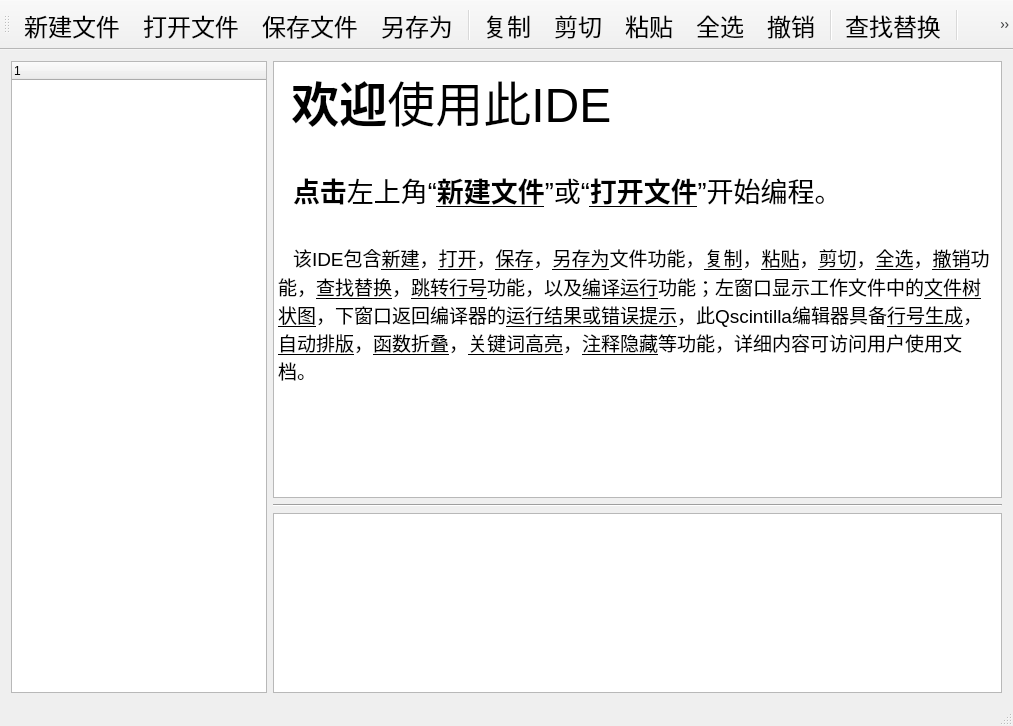
<?xml version="1.0" encoding="UTF-8"?>
<ui version="4.0">
 <class>MainWindow</class>
 <widget class="QMainWindow" name="MainWindow">
  <property name="geometry">
   <rect>
    <x>0</x>
    <y>0</y>
    <width>1013</width>
    <height>726</height>
   </rect>
  </property>
  <property name="windowTitle">
   <string>NCNDIDE</string>
  </property>
  <widget class="QWidget" name="centralWidget">
   <layout class="QGridLayout" name="gridLayout">
    <item row="1" column="1">
     <widget class="Line" name="line">
      <property name="orientation">
       <enum>Qt::Horizontal</enum>
      </property>
     </widget>
    </item>
    <item row="0" column="1">
     <widget class="QTextBrowser" name="WelcomeBrowser">
      <property name="html">
       <string>&lt;!DOCTYPE HTML PUBLIC &quot;-//W3C//DTD HTML 4.0//EN&quot; &quot;http://www.w3.org/TR/REC-html40/strict.dtd&quot;&gt;
&lt;html&gt;&lt;head&gt;&lt;meta name=&quot;qrichtext&quot; content=&quot;1&quot; /&gt;&lt;style type=&quot;text/css&quot;&gt;
p, li { white-space: pre-wrap; }
&lt;/style&gt;&lt;/head&gt;&lt;body style=&quot; font-family:'SimSun'; font-size:9pt; font-weight:400; font-style:normal;&quot;&gt;
&lt;p style=&quot; margin-top:0px; margin-bottom:0px; margin-left:0px; margin-right:0px; -qt-block-indent:0; text-indent:0px;&quot;&gt;&lt;span style=&quot; font-size:36pt; font-weight:600; color:#000000;&quot;&gt; 欢迎&lt;/span&gt;&lt;span style=&quot; font-size:36pt; color:#000000;&quot;&gt;使用此IDE&lt;/span&gt;&lt;/p&gt;
&lt;p style=&quot; margin-top:0px; margin-bottom:0px; margin-left:0px; margin-right:0px; -qt-block-indent:0; text-indent:0px;&quot;&gt;&lt;span style=&quot; font-size:22pt; color:#000000;&quot;&gt; &lt;/span&gt;&lt;/p&gt;
&lt;p style=&quot; margin-top:0px; margin-bottom:0px; margin-left:0px; margin-right:0px; -qt-block-indent:0; text-indent:0px;&quot;&gt;&lt;span style=&quot; font-size:20pt; color:#000000;&quot;&gt;  &lt;/span&gt;&lt;span style=&quot; font-size:20pt; font-weight:600; color:#000000;&quot;&gt;点击&lt;/span&gt;&lt;span style=&quot; font-size:20pt; color:#000000;&quot;&gt;左上角“&lt;/span&gt;&lt;span style=&quot; font-size:20pt; font-weight:600; text-decoration: underline; color:#000000;&quot;&gt;新建文件&lt;/span&gt;&lt;span style=&quot; font-size:20pt; color:#000000;&quot;&gt;”或“&lt;/span&gt;&lt;span style=&quot; font-size:20pt; font-weight:600; text-decoration: underline; color:#000000;&quot;&gt;打开文件&lt;/span&gt;&lt;span style=&quot; font-size:20pt; color:#000000;&quot;&gt;”开始编程。&lt;/span&gt;&lt;/p&gt;
&lt;p style=&quot; margin-top:0px; margin-bottom:0px; margin-left:0px; margin-right:0px; -qt-block-indent:0; text-indent:0px;&quot;&gt;&lt;span style=&quot; font-size:20pt; color:#000000;&quot;&gt;  &lt;/span&gt;&lt;/p&gt;
&lt;p style=&quot; margin-top:0px; margin-bottom:0px; margin-left:0px; margin-right:0px; -qt-block-indent:0; text-indent:0px;&quot;&gt;&lt;span style=&quot; font-size:20pt; color:#000000;&quot;&gt;  &lt;/span&gt;&lt;span style=&quot; font-size:14pt; color:#000000;&quot;&gt;该IDE包含&lt;/span&gt;&lt;span style=&quot; font-size:14pt; text-decoration: underline; color:#000000;&quot;&gt;新建&lt;/span&gt;&lt;span style=&quot; font-size:14pt; color:#000000;&quot;&gt;，&lt;/span&gt;&lt;span style=&quot; font-size:14pt; text-decoration: underline; color:#000000;&quot;&gt;打开&lt;/span&gt;&lt;span style=&quot; font-size:14pt; color:#000000;&quot;&gt;，&lt;/span&gt;&lt;span style=&quot; font-size:14pt; text-decoration: underline; color:#000000;&quot;&gt;保存&lt;/span&gt;&lt;span style=&quot; font-size:14pt; color:#000000;&quot;&gt;，&lt;/span&gt;&lt;span style=&quot; font-size:14pt; text-decoration: underline; color:#000000;&quot;&gt;另存为&lt;/span&gt;&lt;span style=&quot; font-size:14pt; color:#000000;&quot;&gt;文件功能，&lt;/span&gt;&lt;span style=&quot; font-size:14pt; text-decoration: underline; color:#000000;&quot;&gt;复制&lt;/span&gt;&lt;span style=&quot; font-size:14pt; color:#000000;&quot;&gt;，&lt;/span&gt;&lt;span style=&quot; font-size:14pt; text-decoration: underline; color:#000000;&quot;&gt;粘贴&lt;/span&gt;&lt;span style=&quot; font-size:14pt; color:#000000;&quot;&gt;，&lt;/span&gt;&lt;span style=&quot; font-size:14pt; text-decoration: underline; color:#000000;&quot;&gt;剪切&lt;/span&gt;&lt;span style=&quot; font-size:14pt; color:#000000;&quot;&gt;，&lt;/span&gt;&lt;span style=&quot; font-size:14pt; text-decoration: underline; color:#000000;&quot;&gt;全选&lt;/span&gt;&lt;span style=&quot; font-size:14pt; color:#000000;&quot;&gt;，&lt;/span&gt;&lt;span style=&quot; font-size:14pt; text-decoration: underline; color:#000000;&quot;&gt;撤销&lt;/span&gt;&lt;span style=&quot; font-size:14pt; color:#000000;&quot;&gt;功能，&lt;/span&gt;&lt;span style=&quot; font-size:14pt; text-decoration: underline; color:#000000;&quot;&gt;查找替换&lt;/span&gt;&lt;span style=&quot; font-size:14pt; color:#000000;&quot;&gt;，&lt;/span&gt;&lt;span style=&quot; font-size:14pt; text-decoration: underline; color:#000000;&quot;&gt;跳转行号&lt;/span&gt;&lt;span style=&quot; font-size:14pt; color:#000000;&quot;&gt;功能，以及&lt;/span&gt;&lt;span style=&quot; font-size:14pt; text-decoration: underline; color:#000000;&quot;&gt;编译运行&lt;/span&gt;&lt;span style=&quot; font-size:14pt; color:#000000;&quot;&gt;功能；左窗口显示工作文件中的&lt;/span&gt;&lt;span style=&quot; font-size:14pt; text-decoration: underline; color:#000000;&quot;&gt;文件树状图&lt;/span&gt;&lt;span style=&quot; font-size:14pt; color:#000000;&quot;&gt;，下窗口返回编译器的&lt;/span&gt;&lt;span style=&quot; font-size:14pt; text-decoration: underline; color:#000000;&quot;&gt;运行结果或错误提示&lt;/span&gt;&lt;span style=&quot; font-size:14pt; color:#000000;&quot;&gt;，此Qscintilla编辑器具备&lt;/span&gt;&lt;span style=&quot; font-size:14pt; text-decoration: underline; color:#000000;&quot;&gt;行号生成&lt;/span&gt;&lt;span style=&quot; font-size:14pt; color:#000000;&quot;&gt;，&lt;/span&gt;&lt;span style=&quot; font-size:14pt; text-decoration: underline; color:#000000;&quot;&gt;自动排版&lt;/span&gt;&lt;span style=&quot; font-size:14pt; color:#000000;&quot;&gt;，&lt;/span&gt;&lt;span style=&quot; font-size:14pt; text-decoration: underline; color:#000000;&quot;&gt;函数折叠&lt;/span&gt;&lt;span style=&quot; font-size:14pt; color:#000000;&quot;&gt;，&lt;/span&gt;&lt;span style=&quot; font-size:14pt; text-decoration: underline; color:#000000;&quot;&gt;关键词高亮&lt;/span&gt;&lt;span style=&quot; font-size:14pt; color:#000000;&quot;&gt;，&lt;/span&gt;&lt;span style=&quot; font-size:14pt; text-decoration: underline; color:#000000;&quot;&gt;注释隐藏&lt;/span&gt;&lt;span style=&quot; font-size:14pt; color:#000000;&quot;&gt;等功能，详细内容可访问用户使用文档。&lt;/span&gt;&lt;/p&gt;&lt;/body&gt;&lt;/html&gt;</string>
      </property>
     </widget>
    </item>
    <item row="2" column="1">
     <widget class="QTextBrowser" name="consoleShow">
      <property name="sizePolicy">
       <sizepolicy hsizetype="Expanding" vsizetype="Maximum">
        <horstretch>0</horstretch>
        <verstretch>0</verstretch>
       </sizepolicy>
      </property>
      <property name="maximumSize">
       <size>
        <width>16777215</width>
        <height>180</height>
       </size>
      </property>
     </widget>
    </item>
    <item row="0" column="0" rowspan="3">
     <widget class="QTreeWidget" name="fileTree">
      <property name="sizePolicy">
       <sizepolicy hsizetype="Maximum" vsizetype="Expanding">
        <horstretch>200</horstretch>
        <verstretch>0</verstretch>
       </sizepolicy>
      </property>
      <column>
       <property name="text">
        <string notr="true">1</string>
       </property>
      </column>
     </widget>
    </item>
   </layout>
  </widget>
  <widget class="QMenuBar" name="menuBar">
   <property name="geometry">
    <rect>
     <x>0</x>
     <y>0</y>
     <width>1013</width>
     <height>26</height>
    </rect>
   </property>
  </widget>
  <widget class="QStatusBar" name="statusBar"/>
  <widget class="QToolBar" name="toolBar">
   <property name="minimumSize">
    <size>
     <width>0</width>
     <height>40</height>
    </size>
   </property>
   <property name="font">
    <font>
     <pointsize>18</pointsize>
    </font>
   </property>
   <property name="windowTitle">
    <string>toolBar</string>
   </property>
   <attribute name="toolBarArea">
    <enum>TopToolBarArea</enum>
   </attribute>
   <attribute name="toolBarBreak">
    <bool>false</bool>
   </attribute>
   <addaction name="newFile"/>
   <addaction name="openFile"/>
   <addaction name="saveFile"/>
   <addaction name="saveOther"/>
   <addaction name="separator"/>
   <addaction name="copy"/>
   <addaction name="cut"/>
   <addaction name="paste"/>
   <addaction name="selAll"/>
   <addaction name="biteTheDust"/>
   <addaction name="separator"/>
   <addaction name="searchAndReplace"/>
   <addaction name="separator"/>
   <addaction name="bianyi"/>
   <addaction name="Process"/>
   <addaction name="byAndProcess"/>
   <addaction name="debug"/>
  </widget>
  <action name="newFile">
   <property name="icon">
    <iconset resource="IDEicon.qrc">
     <normaloff>:/new/IIIIcon/Icon/newFile .png</normaloff>:/new/IIIIcon/Icon/newFile .png</iconset>
   </property>
   <property name="text">
    <string>新建文件</string>
   </property>
  </action>
  <action name="openFile">
   <property name="icon">
    <iconset resource="IDEicon.qrc">
     <normaloff>:/new/IIIIcon/Icon/openFile.png</normaloff>:/new/IIIIcon/Icon/openFile.png</iconset>
   </property>
   <property name="text">
    <string>打开文件</string>
   </property>
  </action>
  <action name="saveFile">
   <property name="icon">
    <iconset resource="IDEicon.qrc">
     <normaloff>:/new/IIIIcon/Icon/saveFile.png</normaloff>:/new/IIIIcon/Icon/saveFile.png</iconset>
   </property>
   <property name="text">
    <string>保存文件</string>
   </property>
  </action>
  <action name="saveOther">
   <property name="icon">
    <iconset resource="IDEicon.qrc">
     <normaloff>:/new/IIIIcon/Icon/SSave.png</normaloff>:/new/IIIIcon/Icon/SSave.png</iconset>
   </property>
   <property name="text">
    <string>另存为</string>
   </property>
  </action>
  <action name="searchAndReplace">
   <property name="icon">
    <iconset resource="IDEicon.qrc">
     <normaloff>:/new/IIIIcon/Icon/search.png</normaloff>:/new/IIIIcon/Icon/search.png</iconset>
   </property>
   <property name="text">
    <string>查找替换</string>
   </property>
  </action>
  <action name="bianyi">
   <property name="icon">
    <iconset resource="IDEicon.qrc">
     <normaloff>:/new/IIIIcon/Icon/bianyi.png</normaloff>:/new/IIIIcon/Icon/bianyi.png</iconset>
   </property>
   <property name="text">
    <string>编译</string>
   </property>
  </action>
  <action name="Process">
   <property name="icon">
    <iconset resource="IDEicon.qrc">
     <normaloff>:/new/IIIIcon/Icon/Process.png</normaloff>:/new/IIIIcon/Icon/Process.png</iconset>
   </property>
   <property name="text">
    <string>运行</string>
   </property>
  </action>
  <action name="byAndProcess">
   <property name="icon">
    <iconset resource="IDEicon.qrc">
     <normaloff>:/new/IIIIcon/Icon/bianyiAndProcess.png</normaloff>:/new/IIIIcon/Icon/bianyiAndProcess.png</iconset>
   </property>
   <property name="text">
    <string>编译运行</string>
   </property>
  </action>
  <action name="copy">
   <property name="icon">
    <iconset resource="IDEicon.qrc">
     <normaloff>:/new/IIIIcon/Icon/copy.png</normaloff>:/new/IIIIcon/Icon/copy.png</iconset>
   </property>
   <property name="text">
    <string>复制</string>
   </property>
  </action>
  <action name="cut">
   <property name="icon">
    <iconset resource="IDEicon.qrc">
     <normaloff>:/new/IIIIcon/Icon/cut.png</normaloff>:/new/IIIIcon/Icon/cut.png</iconset>
   </property>
   <property name="text">
    <string>剪切</string>
   </property>
  </action>
  <action name="paste">
   <property name="icon">
    <iconset resource="IDEicon.qrc">
     <normaloff>:/new/IIIIcon/Icon/paste.png</normaloff>:/new/IIIIcon/Icon/paste.png</iconset>
   </property>
   <property name="text">
    <string>粘贴</string>
   </property>
  </action>
  <action name="selAll">
   <property name="icon">
    <iconset resource="IDEicon.qrc">
     <normaloff>:/new/IIIIcon/Icon/selAll.png</normaloff>:/new/IIIIcon/Icon/selAll.png</iconset>
   </property>
   <property name="text">
    <string>全选</string>
   </property>
  </action>
  <action name="biteTheDust">
   <property name="icon">
    <iconset resource="IDEicon.qrc">
     <normaloff>:/new/IIIIcon/Icon/biteTheDust.png</normaloff>:/new/IIIIcon/Icon/biteTheDust.png</iconset>
   </property>
   <property name="text">
    <string>撤销</string>
   </property>
  </action>
  <action name="debug">
   <property name="icon">
    <iconset resource="IDEicon.qrc">
     <normaloff>:/new/IIIIcon/Icon/debug.png</normaloff>:/new/IIIIcon/Icon/debug.png</iconset>
   </property>
   <property name="text">
    <string>debug</string>
   </property>
  </action>
 </widget>
 <layoutdefault spacing="6" margin="11"/>
 <resources>
  <include location="IDEicon.qrc"/>
 </resources>
 <connections/>
</ui>
